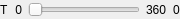
<?xml version="1.0" encoding="UTF-8"?>
<ui version="4.0">
 <class>CSlider</class>
 <widget class="QWidget" name="CSlider">
  <property name="geometry">
   <rect>
    <x>0</x>
    <y>0</y>
    <width>180</width>
    <height>19</height>
   </rect>
  </property>
  <property name="sizePolicy">
   <sizepolicy hsizetype="Preferred" vsizetype="Minimum">
    <horstretch>0</horstretch>
    <verstretch>0</verstretch>
   </sizepolicy>
  </property>
  <property name="windowTitle">
   <string>Form</string>
  </property>
  <layout class="QHBoxLayout" name="horizontalLayout">
   <property name="leftMargin">
    <number>0</number>
   </property>
   <property name="topMargin">
    <number>0</number>
   </property>
   <property name="rightMargin">
    <number>0</number>
   </property>
   <property name="bottomMargin">
    <number>0</number>
   </property>
   <item>
    <widget class="QLabel" name="label_Title">
     <property name="text">
      <string>T</string>
     </property>
    </widget>
   </item>
   <item>
    <widget class="QLabel" name="label_Min">
     <property name="text">
      <string>0</string>
     </property>
     <property name="alignment">
      <set>Qt::AlignRight|Qt::AlignTrailing|Qt::AlignVCenter</set>
     </property>
    </widget>
   </item>
   <item>
    <widget class="QSlider" name="slider">
     <property name="orientation">
      <enum>Qt::Horizontal</enum>
     </property>
    </widget>
   </item>
   <item>
    <widget class="QLabel" name="label_Max">
     <property name="text">
      <string>360</string>
     </property>
    </widget>
   </item>
   <item>
    <widget class="QLabel" name="label_Value">
     <property name="text">
      <string>0</string>
     </property>
     <property name="alignment">
      <set>Qt::AlignCenter</set>
     </property>
    </widget>
   </item>
  </layout>
 </widget>
 <resources/>
 <connections>
  <connection>
   <sender>slider</sender>
   <signal>valueChanged(int)</signal>
   <receiver>label_Value</receiver>
   <slot>setNum(int)</slot>
   <hints>
    <hint type="sourcelabel">
     <x>157</x>
     <y>19</y>
    </hint>
    <hint type="destinationlabel">
     <x>309</x>
     <y>21</y>
    </hint>
   </hints>
  </connection>
 </connections>
</ui>
